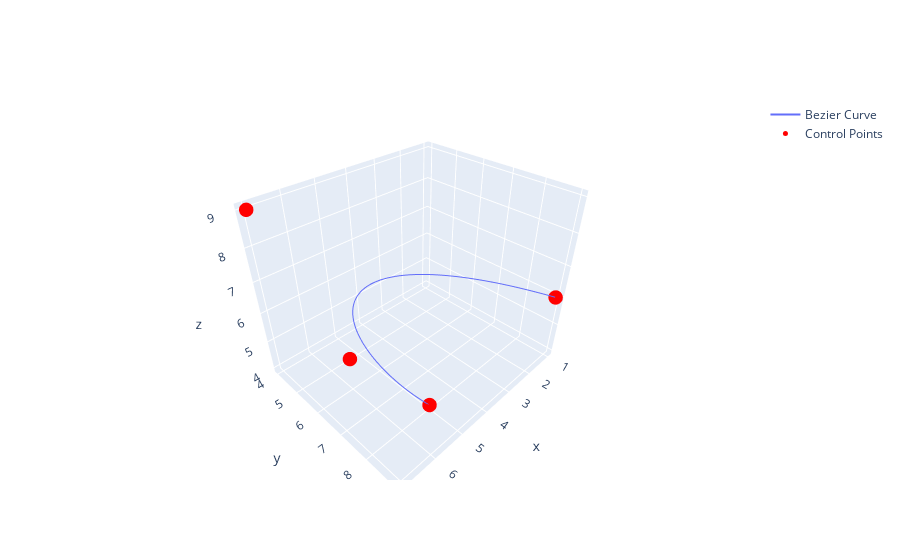

Write notebook code for a chart like this one.
### Code cell
bezier_curve(random_points,9999)

### Figure 1 — Plotly figure (JSON) as saved in the notebook; plotly's stock layout.template omitted (floating-point values rounded to 4 significant figures; data arrays with more than 128 entries replaced by an {"elided": "..."} marker saying what was removed)
{"data": [{"mode": "lines", "name": "Bezier Curve", "type": "scatter3d", "x": {"elided": "9999 float values"}, "y": {"elided": "9999 float values"}, "z": {"elided": "9999 float values"}}, {"marker": {"color": "red", "size": 5}, "mode": "markers", "name": "Control Points", "type": "scatter3d", "x": [1, 7, 6, 5], "y": [9, 4, 6, 8], "z": [6, 9, 5, 4]}], "layout": {}}
